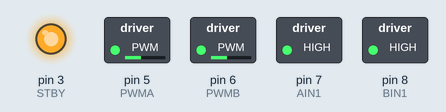
A sketch run on a simulated Arduino Uno, built with avr-gcc and run on an emulated ATmega328P. Shown: switched loads named in the sketch (green lamp = pin HIGH), output pins drawn as LEDs (lit = HIGH).

Above: at 0.05 s.
At 1.95 s:
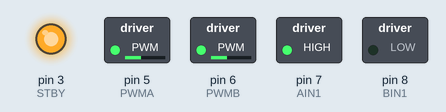
Timing chart, 0 to 3.0 s (numbered marks = the images above):
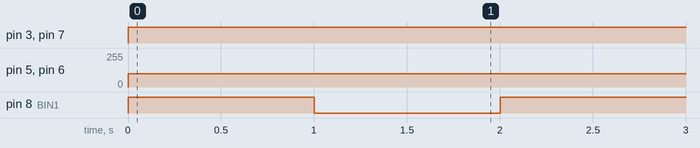

The sketch:

RoboticsLiamanuelControlOnltDelayTime.ino
```cpp
int PWMA =5;
int AIN1=7; // Direction motor B
int BIN1=8;// Direction motor A
int PWMB =6;
int STBY =3;

int MINspeed = 50;// MINImum speed before car or atleast my car struggles

int SPEED1 = 100; //MINspeed for MOVING   TURNS

int SPEED2 = 150;
int SPEED3 = 200;

int MAXspeed = 255;// MAXimum speed before car or atleast my car struggles

void forward(int speed, int delayTime){
  pinMode(STBY,OUTPUT);
  digitalWrite(STBY,1);

  //motor A
  pinMode(PWMA,OUTPUT);
  analogWrite (PWMA,speed);
  pinMode(AIN1,OUTPUT);
  digitalWrite (AIN1,1);

  //Motor B
  pinMode(PWMB,OUTPUT);
  analogWrite(PWMB, speed);
  pinMode(BIN1,OUTPUT);
  digitalWrite (BIN1,1);

  delay(delayTime);
}


void backward(int speed, int delayTime){

  digitalWrite(STBY,1);

  //motor A
  pinMode(PWMA,OUTPUT);
  analogWrite (PWMA,speed);
  pinMode(AIN1,OUTPUT);
  digitalWrite (AIN1,0);

  //Motor B
  pinMode(PWMB,OUTPUT);
  analogWrite(PWMB, speed);
  pinMode(BIN1,OUTPUT);
  digitalWrite (BIN1,0);

  delay(delayTime);
}


void left(int speed, int delayTime){ // Left means it just turns left meaning stop moving forward and just moves in places leftward or counterclockwise for aslong as delaspeed dictates

  digitalWrite(STBY,1);

  //motor A
  pinMode(PWMA,OUTPUT);
  analogWrite (PWMA,speed);
  pinMode(AIN1,OUTPUT);
  digitalWrite (AIN1,1);

  //Motor B
  pinMode(PWMB,OUTPUT);
  analogWrite(PWMB, speed);
  pinMode(BIN1,OUTPUT);
  digitalWrite (BIN1,0);

  delay(delayTime);

}


void right(int speed, int delayTime){  //Right means it just turns right meaning stop moving forward and just moves in places rightward  or clockwise for aslong as delaspeed dictates

  digitalWrite(STBY,1);

  //motor A
  pinMode(PWMA,OUTPUT);
  analogWrite (PWMA,speed);
  pinMode(AIN1,OUTPUT);
  digitalWrite (AIN1,0);

  //Motor B
  pinMode(PWMB,OUTPUT);
  analogWrite(PWMB, speed);
  pinMode(BIN1,OUTPUT);
  digitalWrite (BIN1,1
  );

  delay(delayTime);

}


void leftForward(int speed, int delayTime){ // means moving  left while moving forward

  digitalWrite(STBY,1);

  //motor A
  pinMode(PWMA,OUTPUT);
  analogWrite (PWMA,speed);// note that car will struggle to perfrom function below 100 speed
  pinMode(AIN1,OUTPUT);
  digitalWrite (AIN1,1);

  //Motor B
  pinMode(PWMB,OUTPUT);
  analogWrite(PWMB, speed/2); // note that speed also determines turn radius
  pinMode(BIN1,OUTPUT);
  digitalWrite (BIN1,1);

  delay(delayTime);

}

void leftBackward(int speed, int delayTime){ // means moving turning left while moving backward

  digitalWrite(STBY,1);

  //motor A
  pinMode(PWMA,OUTPUT);
  analogWrite (PWMA,speed);// note that car will struggle to perfrom function below 100 speed
  pinMode(AIN1,OUTPUT);
  digitalWrite (AIN1,0);

  //Motor B
  pinMode(PWMB,OUTPUT);
  analogWrite(PWMB, speed/2);// note that speed also determines turn radius
  pinMode(BIN1,OUTPUT);
  digitalWrite (BIN1,0);

  delay(delayTime);

}


void rightForward(int speed, int delayTime){ // means moving turning right while moving forward

  digitalWrite(STBY,1);

  //motor A
  pinMode(PWMA,OUTPUT);
  analogWrite (PWMA,speed/2);// note that speed also determines turn radius
  pinMode(AIN1,OUTPUT);
  digitalWrite (AIN1,1);

  //Motor B
  pinMode(PWMB,OUTPUT);
  analogWrite(PWMB, speed);// note that car will struggle to perfrom function below 100 speed
  pinMode(BIN1,OUTPUT);
  digitalWrite (BIN1,1);

  delay(delayTime);

}


void rightBackward(int speed, int delayTime){ // means moving turning right while moving backward

  digitalWrite(STBY,1);

  //motor A
  pinMode(PWMA,OUTPUT);
  analogWrite (PWMA,speed/2);// note that speed also determines turn radius
  pinMode(AIN1,OUTPUT);
  digitalWrite (AIN1,0);

  //Motor B
  pinMode(PWMB,OUTPUT);
  analogWrite(PWMB, speed);// note that car will struggle to perfrom function below 100 speed
  pinMode(BIN1,OUTPUT);
  digitalWrite (BIN1,0);

  delay(delayTime);

}


void stop (int delayTime){

  digitalWrite(STBY,1);

  //motor A
  pinMode(PWMA,OUTPUT);
  analogWrite (PWMA,0);
  pinMode(AIN1,OUTPUT);
  digitalWrite (AIN1,1);

  //Motor B
  pinMode(PWMB,OUTPUT);
  analogWrite(PWMB, 0);
  pinMode(BIN1,OUTPUT);
  digitalWrite (BIN1,1);

  delay(delayTime);

}


void setup() {
  // put your setup code here, to run once:

}
void loop() {
  // put your main code here, to run repeatedly:
  // put directions for car here:
  //put delay after every function to determine its duration
  /*to make it execute only one funtion for a certain amount of time enter funtion twice.
  Enter them one after the other.
  Once with the desired speed and delay for how long you want that function to be executed and once with 0 speed and enter delays for how long you want pause*/
  //If you want function to go one indefineatly make delay + 0

 forward(100,1000);
 left(100,1000);


}
```

Measured:
- by itself, pin 3 (STBY), pin 7 (AIN1): LOW → HIGH at 0.00 s
- by itself, pin 5 (PWMA), pin 6 (PWMB): 0/255 → 100/255 at 0.00 s
- by itself, pin 8 (BIN1): alternates HIGH for 1.0 s and LOW for 1.0 s
